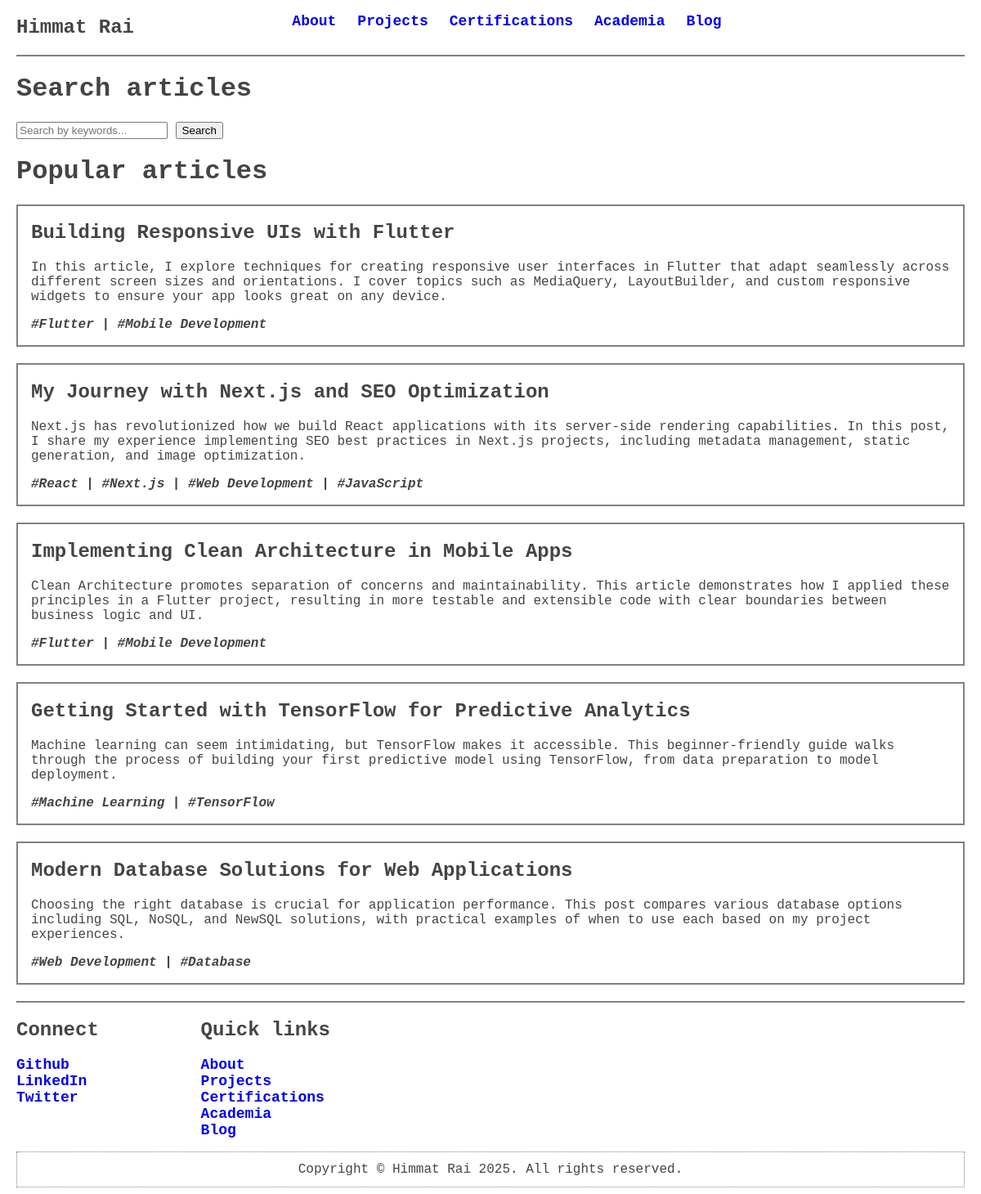
Screenshot of /pages/blog/index.php with the database file from the repository.
### tables this page shows
CREATE TABLE Blog(
  BlogId INTEGER PRIMARY KEY,
  Title TEXT NOT NULL,
  Content TEXT NOT NULL,
  Image LONGBLOB NOT NULL,
  Tags TEXT
);

### pages/blog/components/blog-post.php (the view)
<?php
$tagIds = $blogPost['Tags'];
$tagIdArr = explode(',', $tagIds);
$tags = [];
foreach ($tagIdArr as $tagId) {
    $prepare = $conn->prepare("SELECT Title from tags WHERE tags.TagId = " . $tagId . ";");
    $prepare->execute();
    $tag = $prepare->fetch(PDO::FETCH_ASSOC);
    $tags[] = "#" . $tag['Title'];
}
$tagsStr = implode(' | ', $tags);
?>
<section class="blog-post-wrapper">
    <h2><?= $blogPost['Title'] ?></h2>
    <p><?= $blogPost['Content'] ?></p>
    <p><i><strong><?= $tagsStr ?></strong></i></p>
</section>

### pages/blog/index.php (shortened to what this page needs)
<!DOCTYPE html>
<html lang="en">
<head>
    <link rel="stylesheet" href="style.css">
</head>
<body>
    <?php include BASE_PATH . '/templates/header.php' ?>
    <?php include 'main.php' ?>
    <?php include BASE_PATH . '/templates/footer.php' ?>
</body>
</html>

### templates/header.php (shortened to what this page needs)
<nav>
    <div class="left-section">
        <h1> Himmat Rai</h1>
    </div>
    <div class="center-section">
        <ul class="nav-menu">
            <a href="#">
                <li class="nav-menu-item">About</li>
            </a>
            <a href="#">
                <li class="nav-menu-item">Projects</li>
            </a>
            <a href="#">
                <li class="nav-menu-item">Certifications</li>
            </a>
            <a href="#">
                <li class="nav-menu-item">Academia</li>
            </a>
            <a href="pages/blog/">
                <li class="nav-menu-item">Blog</li>
            </a>
        </ul>
    </div>
    <div class="right-section"></div>
</nav>

### pages/blog/main.php (shortened to what this page needs)
<?php
include SERVER_DOC_ROOT . '/db.php';
$prepared_query = $conn->prepare("SELECT * FROM blog;");
$pdo_result = $prepared_query->execute();
if ($pdo_result) {
    $blogPosts = $prepared_query->fetchAll();
}
?>
<main>
    <h1>Search articles</h1>
    <?php
    include './components/search-box.php';
    ?>
    <h1>Popular articles</h1>
    <?php
    foreach ($blogPosts as $blogPost) {
        include './components/blog-post.php';
    }
    ?>
</main>

### pages/blog/components/search-box.php (shortened to what this page needs)
<section class="search-section-wrapper">
    <input  type="text" placeholder="Search by keywords...">
    <input type="button" value="Search">
</section>

### templates/footer.php (shortened to what this page needs)
<footer>
    <div class="footer-section">
        <div class="left-section">
            <h2>Connect</h2>
            <ul class="footer-menu">
                <a href="#">
                    <li class="footer-menu-item">Github</li>
                </a>
                <a href="#">
                    <li class="footer-menu-item">LinkedIn</li>
                </a>
                <a href="#">
                    <li class="footer-menu-item">Twitter</li>
                </a>
            </ul>
        </div>
        <div class="right-section">
            <h2>Quick links</h2>
            <ul class="footer-menu">
                <a href="#">
                    <li class="footer-menu-item">About</li>
                </a>
                <a href="#">
                    <li class="footer-menu-item">Projects</li>
                </a>
                <a href="#">
                    <li class="footer-menu-item">Certifications</li>
                </a>
                <a href="#">
                    <li class="footer-menu-item">Academia</li>
                </a>
                <a href="#">
                    <li class="footer-menu-item">Blog</li>
                </a>
            </ul>
        </div>
    </div>
    <div class="copyright-section">Copyright © Himmat Rai 2025. All rights reserved.</div>
</footer>

### pages/blog/style.css (style rules this page uses)
.blog-post-wrapper { margin: 20px 0px; padding: 0px 16px; border: 2px solid grey; }

### styles.css (style rules this page uses)
body { height: 100vh; display: flex; flex-direction: column; margin: 0px 20px; font-family: 'Courier New', Courier, monospace; font-size: 16px; color: #444444; }
nav { display: flex; border-bottom: 2px solid grey; }
nav .left-section, nav .right-section { flex: 3; }
nav .center-section { flex: 10; }
nav .nav-menu { display: flex; gap: 26px; justify-content: center; list-style: none; }
nav .nav-menu-item { font-size: 18px; font-weight: 600; }
footer { margin-top: auto; border-top: 2px solid grey; display: flex; flex-direction: column; }
footer .footer-section { display: flex; gap: 40px; }
footer .left-section, footer .right-section { width: 16%; }
footer .footer-menu { padding: 0; list-style: none; list-style-type: none; }
footer .footer-menu-item { font-size: 18px; font-weight: 600; }
footer .copyright-section { padding: 12px 0px; margin: 0px 0px 8px 0px; border: 1px solid grey; border-style: dotted; text-align: center; }

### rows the page displays
blog: Title "Building Responsive UIs with Flutter", Content "In this article, I explore techniques for creating responsive user interfaces in Flutter that adapt seamlessly across different screen sizes and orientations. I cover topics such as MediaQuery, LayoutBuilder, and custom responsive widgets to ensure your app looks great on any device.", tagsStr "#Flutter | #Mobile Development"
blog: Title "My Journey with Next.js and SEO Optimization", Content "Next.js has revolutionized how we build React applications with its server-side rendering capabilities. In this post, I share my experience implementing SEO best practices in Next.js projects, including metadata management, static generation, and image optimization.", tagsStr "#React | #Next.js | #Web Development | #JavaScript"
blog: Title "Implementing Clean Architecture in Mobile Apps", Content "Clean Architecture promotes separation of concerns and maintainability. This article demonstrates how I applied these principles in a Flutter project, resulting in more testable and extensible code with clear boundaries between business logic and UI.", tagsStr "#Flutter | #Mobile Development"
blog: Title "Getting Started with TensorFlow for Predictive Analytics", Content "Machine learning can seem intimidating, but TensorFlow makes it accessible. This beginner-friendly guide walks through the process of building your first predictive model using TensorFlow, from data preparation to model deployment.", tagsStr "#Machine Learning | #TensorFlow"
blog: Title "Modern Database Solutions for Web Applications", Content "Choosing the right database is crucial for application performance. This post compares various database options including SQL, NoSQL, and NewSQL solutions, with practical examples of when to use each based on my project experiences.", tagsStr "#Web Development | #Database"
